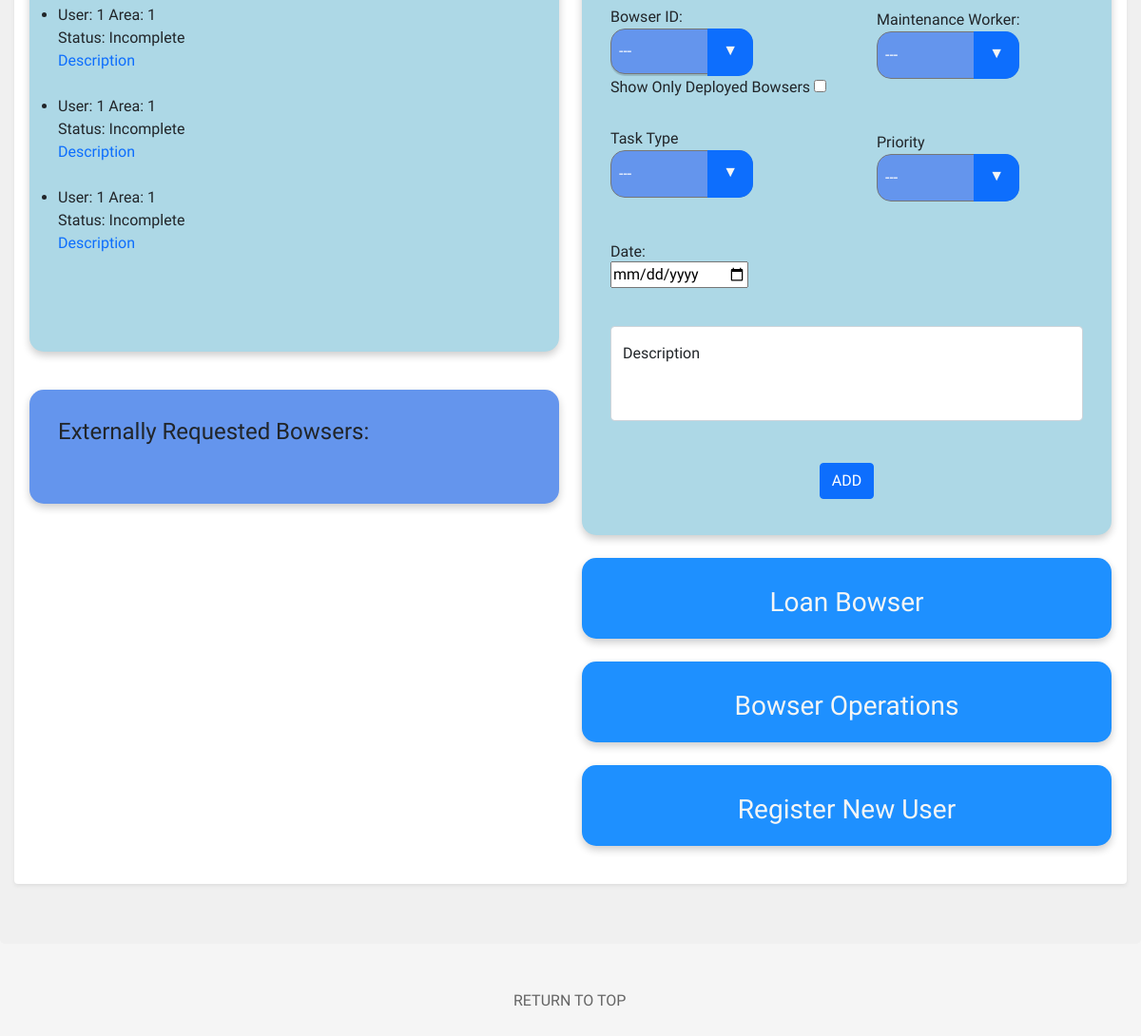
Page /operations/operations.php (signed in, lower part) on the earlier database version.
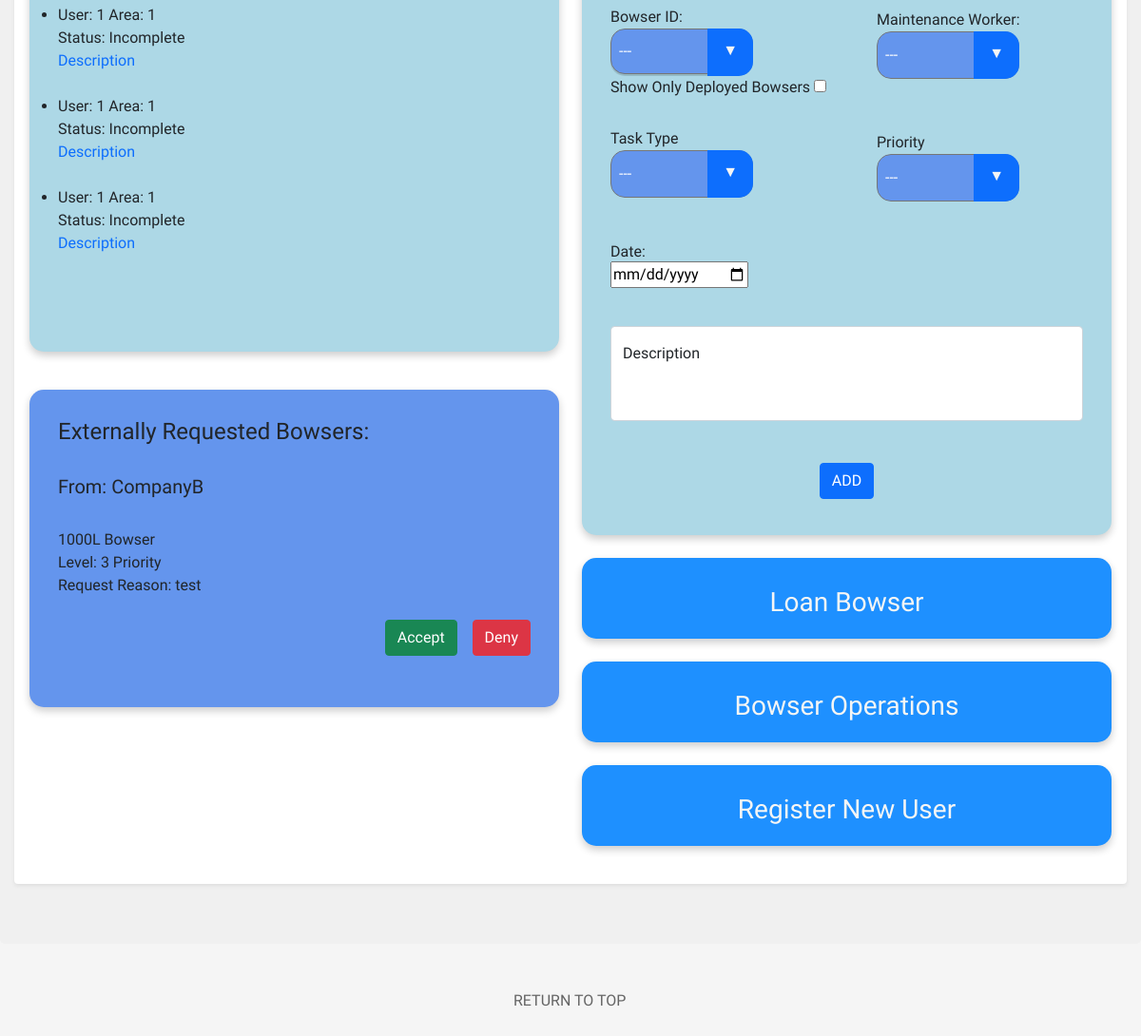
Same page on the later database version.
### tables this page shows
CREATE TABLE `tbl_maintenance_schedule` (
  `Maintenance_ID` int(11) NOT NULL,
  `Bowser_ID` int(11) NOT NULL,
  `User_ID` int(11) NOT NULL,
  `Description` varchar(100) NOT NULL,
  `Status` varchar(100) NOT NULL,
  `Date` timestamp NOT NULL DEFAULT current_timestamp() ON UPDATE current_timestamp(),
  `Assigned_To` int(11) NOT NULL,
  `Area_ID` int(11) NOT NULL,
  `Priority` int(11) NOT NULL,
  `Task_Type` varchar(100) NOT NULL
);

CREATE TABLE `tbl_bowser_requests` (
  `RequestID` int(11) NOT NULL,
  `UserID` int(11) NOT NULL,
  `Bowser_Capacity` int(11) NOT NULL,
  `Organisation_Name` varchar(100) NOT NULL,
  `Organisation_From` varchar(100) NOT NULL,
  `Priority` int(11) NOT NULL,
  `Status` varchar(100) NOT NULL,
  `Request_Reason` varchar(200) NOT NULL
);

### operations/operations.php (the view, shortened to what the changed rows need)
<?php
if (isset($_SESSION['email'])){
    $email = $_SESSION['email'];
}
?>
<!doctype html>
<html lang="en">
<head>
    <link href="https://cdn.jsdelivr.net/npm/bootstrap@5.1.1/dist/css/bootstrap.min.css" rel="stylesheet">
    <link rel="stylesheet" href="../global/global.css" type="text/css">
    <link rel="stylesheet" href="operations.css" type="text/css">
    <link rel="stylesheet" href="https://cdnjs.cloudflare.com/ajax/libs/jqueryui/1.12.1/jquery-ui.css" />
</head>
<body>
<div>
    <div class="upperPage">
        <div class="shadow-sm p-3 mb-5 bg-body rounded">
            <div class="row">
                <div class="col">
                    <ul class="operations-list">
                        <br />
                        <br />
                        <?php
                        $connection = OpenConnection();
                        $sql="SELECT * FROM tbl_maintenance_schedule ORDER BY Date DESC LIMIT 10 ";
                        $result = mysqli_query($connection, $sql);
                        while($row = mysqli_fetch_assoc($result)) {
                            echo "<li id='listItem'" .$row['Date'] ."<br />";
                            echo "User: ".$row['Assigned_To']."&nbsp"."Area: ".$row['Area_ID']."<br />";
                            echo "Status: ". $row['Status'];
                            echo "<br /><a href='#' data-toggle='popover' title='".$row['Description']."' data-content='test'>Description</a> ";
                            echo "<br /><br /></li>";
                        }
                        ?>
                        <br /><br />
                    </ul>
                    <br />
                    <div id="requestAlerts">
                    <h4>Externally Requested Bowsers:</h4>
                    <br />
                        <?php
                        $connection = OpenConnection();
                        $sql = "SELECT Organisation_Name FROM tbl_company_representative WHERE Email = '$email'";
                        $result = mysqli_query($connection,$sql);
                        $rows = mysqli_fetch_array($result);
                        $company = $rows["Organisation_Name"];
                        $sql2 = "SELECT * FROM tbl_bowser_requests WHERE Organisation_Name = '$company' AND Status = 'Pending'";
                        $result2 = mysqli_query($connection, $sql2);
                        while($row2 = mysqli_fetch_assoc($result2)) {
                            $organisation = $row2['Organisation_From'];
                            echo '<form method="post" action="bowserRequestDAO.php" >';
                            ?>
                        <?php
                            echo "<h5>From: ".$organisation."</h5><br />";
                            echo $row2['Bowser_Capacity']."L Bowser<br />";
                            echo "Level: ".$row2['Priority']." Priority<br />";
                            echo "Request Reason: ".$row2['Request_Reason']."<br />";
                            echo '    <br />
                                   <div class="d-grid gap-2 d-md-flex justify-content-md-end">
                                      <button class="btn btn-success me-md-2" type="submit" name="acceptButton" value="Accept">Accept</button>
                                      <button class="btn btn-danger" type="submit" name="denyButton" value="Deny">Deny</button>
                                    </div>
                            ';
                            echo "</form>";
                            echo "<br />";
                        }
                        ?>
                    </div>
                    <br />
                </div>
                    <br />
                    <br />
                    <br />
                    <br />
            </div>
        </div>
    </div>
</div>
    <br /><br />
<br />  <br />
</body>
</html>

Differences in the rows shown:
now on this page (row edited): tbl_bowser_requests: Organisation_From "CompanyB", Bowser_Capacity "1000", Priority "3", Request_Reason "test"
